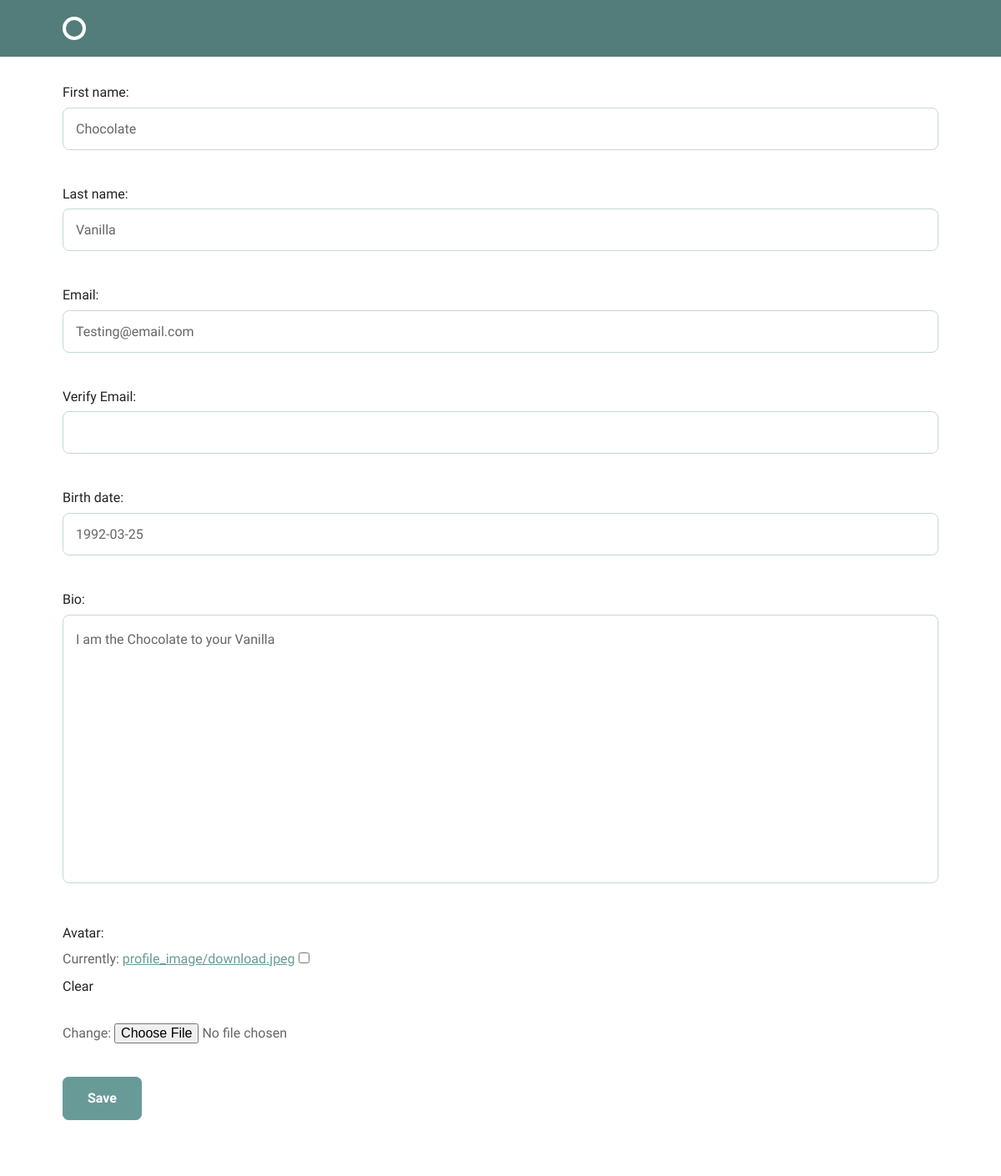
Screenshot of /accounts/profile/edit/ (signed in) with the database file from the repository.
### accounts/models.py (models this page shows)
class Profile(models.Model):
    user = models.OneToOneField(User, on_delete=models.CASCADE)
    first_name = models.CharField(max_length=255)
    last_name = models.CharField(max_length=255)
    email = models.EmailField()
    birth_date = models.DateField(null=True)
    bio = models.TextField(default='')
    avatar = models.ImageField(upload_to='profile_image', blank=True)

### accounts/views.py (the view)
# urls.py: url(r'profile/edit/$', views.edit_profile, name='edit_profile'),
@login_required
def edit_profile(request):
    form = forms.ProfileForm(instance=request.user.profile)
    if request.method == "POST":
        form = forms.ProfileForm(data=request.POST, files=request.FILES,
                           instance=request.user.profile)
        if form.is_valid():
            form.save()
            return HttpResponseRedirect(reverse('accounts:view_profile'))
    return render(request, 'accounts/profile_form.html', {'form': form})

### accounts/forms.py (shortened to what this page needs)
class ProfileForm(forms.ModelForm):
    verify_email = forms.EmailField(max_length=255, label='Verify Email')
    birth_date = forms.DateField(input_formats = ['%Y-%m-%d', '%m/%d/%Y', '%m/%d/%y'])
    class Meta:
        model = models.Profile
        fields = [
            'first_name',
            'last_name',
            'email',
            'verify_email',
            'birth_date',
            'bio',
            'avatar']

### accounts/templates/accounts/profile_form.html (shortened to what this page needs)
{% extends 'layout.html' %}
{% block body %}
<div class='grid-100'>
    <form method="POST" enctype="multipart/form-data">
        {{ form.as_p }}
        <input type="submit" class="button-primary" value="Save">
    </form>
</div>
{% endblock %}

### assets/css/global.css (style rules this page uses)
html { font-family: sans-serif; -ms-text-size-adjust: 100%; -webkit-text-size-adjust: 100%; }
body { margin: 0; }
a { background-color: transparent; }
button, input, optgroup, select, textarea { color: inherit; font: inherit; margin: 0; }
input[type="reset"], input[type="submit"] { -webkit-appearance: button; cursor: pointer; }
input { line-height: normal; }
input[type="checkbox"], input[type="radio"] { box-sizing: border-box; padding: 0; }
textarea { overflow: auto; }
html { font-size: 62.5%; }
body { font-size: 1.5em; line-height: 1.6; font-weight: 400; font-family: "Cousine"; color: #666; }
.grid, .grid-5, .grid-10, .grid-15, .grid-20, .grid-25, .grid-30, .grid-33, .grid-35, .grid-40, .grid-45, .grid-50, .grid-55, .grid-60, .grid-65, .grid-66, .grid-70, .grid-75, .grid-80, .grid-90, .grid-95, .grid-100 { float: left; box-sizing: border-box; position: relative; }
.grid-100 { width: 100%; padding: 0 15px; }
p { margin-top: 0; font-size: 1.6rem; }
a { color: #689b98; -webkit-transition: color 0.2s; -moz-transition: color 0.2s; -ms-transition: color 0.2s; -o-transition: color 0.2s; transition: color 0.2s; }
.button, button, input[type="submit"], input[type="reset"], input[type="button"] { font-family: "Work Sans", sans-serif; font-size: 1.6rem; padding: 18px 30px; border: 0; margin-right: 10px; border-radius: 8px; font-weight: bold; display: inline-block; white-space: nowrap; box-sizing: border-box; line-height: 1; text-decoration: none; color: #689b98; background: none; box-shadow: 0 0 0 2px #689b98 inset; position: relative; -webkit-transition: 0.2s; -moz-transition: 0.2s; -ms-transition: 0.2s; -o-transition: 0.2s; transition: 0.2s; }
.button.button-primary, input[type="submit"].button-primary, input[type="reset"].button-primary, input[type="button"].button-primary, button.button-primary { color: #fff; background-color: #689b98; }
textarea { padding: 15px; border: 1px solid #c4d8d7; box-shadow: none; box-sizing: border-box; min-height: 200px; width: 100%; font-size: 1.6rem; line-height: 1.8; border-radius: 8px; -webkit-appearance: none; -moz-appearance: none; appearance: none; outline: none; }
input[type="email"], input[type="number"], input[type="search"], input[type="text"], select, input[type="tel"], input[type="url"], input[type="password"] { background: #fff; width: 100%; color: #666; border-radius: 8px; border: 1px solid #c4d8d7; padding: 15px; margin-bottom: 15px; outline: none; box-sizing: border-box; font-size: 1.6rem; font-family: "Work Sans", sans-serif; -webkit-appearance: none; -moz-appearance: none; appearance: none; -webkit-transition: 0.2s; -moz-transition: 0.2s; -ms-transition: 0.2s; -o-transition: 0.2s; transition: 0.2s; }
label, legend { display: block; margin-bottom: 0.5rem; color: #222; font-family: "Work Sans", sans-serif; }
input[type="checkbox"], input[type="radio"] { display: inline; }
input, textarea, select, fieldset { margin-bottom: 1.5rem; }
pre, blockquote, dl, figure, table, p, ul, ol, form { margin-bottom: 2.5rem; }

### rows the page displays
Profile: first_name "Chocolate", last_name "Vanilla", email "Testing@email.com", birth_date "1992-03-25", bio "I am the Chocolate to your Vanilla"
